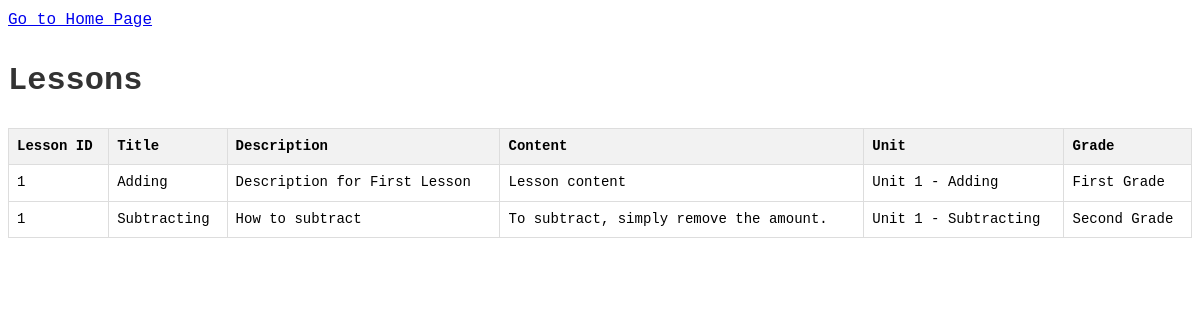
The page /all-lessons/ on the database as committed earlier.
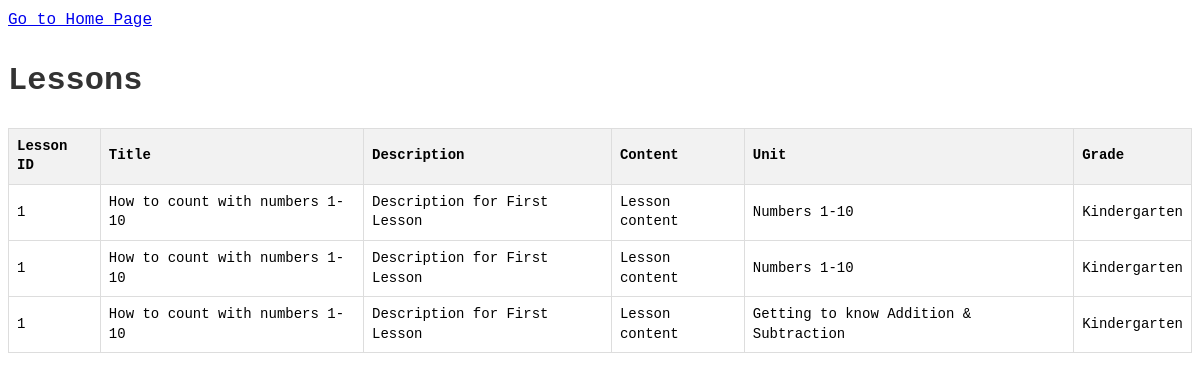
The same page on the database as committed later.
### app/models.py (models this page shows, shortened)
class Lesson(models.Model):
    unit = models.ForeignKey(Unit, on_delete=models.CASCADE)
    lesson_id = models.IntegerField(default=1)
    title = models.CharField(max_length=255)
    description = models.TextField()
    content = models.TextField()
    problems = models.ManyToManyField('Problem', related_name='lessons')

class Unit(models.Model):
    grade = models.ForeignKey(Grade, on_delete=models.CASCADE)
    unit_id = models.IntegerField(default=1)
    title = models.CharField(max_length=255)
    description = models.TextField()
    lessons = models.ManyToManyField('Lesson', related_name='units')

class Grade(models.Model):
    grade_id = models.IntegerField(default=1)
    title = models.CharField(max_length=255)
    description = models.TextField()
    units = models.ManyToManyField('Unit', related_name='grades')

### app/views.py (the view)
# urls.py: path('all-lessons/', lessons, name='all_lessons'),
def lessons(request):
    lessons = Lesson.objects.all()
    return render(request, 'lessons.html', {'lessons': lessons})

### app/templates/lessons.html (shortened to what this page needs)
{% load static %}
<!DOCTYPE html>
<html lang="en">
<head>
    <link rel="stylesheet" type="text/css" href="{% static 'css/styles.css' %}">
</head>
<body>
    <a href="{% url 'home' %}">Go to Home Page</a>
    <h1>Lessons</h1>
    <table border="1">
        <thead>
            <tr>
                <th>Lesson ID</th>
                <th>Title</th>
                <th>Description</th>
                <th>Content</th>
                <th>Unit</th>
                <th>Grade</th>
            </tr>
        </thead>
        <tbody>
            {% for lesson in lessons %}
                <tr>
                    <td>{{ lesson.lesson_id }}</td>
                    <td>{{ lesson.title }}</td>
                    <td>{{ lesson.description }}</td>
                    <td>{{ lesson.content }}</td>
                    <td>{{ lesson.unit.title }}</td>
                    <td>{{ lesson.unit.grade.title }}</td>
                </tr>
            {% endfor %}
        </tbody>
    </table>
</body>
</html>

Rows that differ between the two databases and show on the page:
removed Lesson: lesson_id "1", title "Adding", description "Description for First Lesson", content "Lesson content", unit "Unit 1 - Adding", unit.grade "First Grade"
removed Lesson: lesson_id "1", title "Subtracting", description "How to subtract", content "To subtract, simply remove the amount.", unit "Unit 1 - Subtracting", unit.grade "Second Grade"
added Lesson: lesson_id "1", title "How to count with numbers 1-10", description "Description for First Lesson", content "Lesson content", unit "Numbers 1-10", unit.grade "Kindergarten"
added Lesson: lesson_id "1", title "How to count with numbers 1-10", description "Description for First Lesson", content "Lesson content", unit "Numbers 1-10", unit.grade "Kindergarten"
added Lesson: lesson_id "1", title "How to count with numbers 1-10", description "Description for First Lesson", content "Lesson content", unit "Getting to know Addition & Subtraction", unit.grade "Kindergarten"
